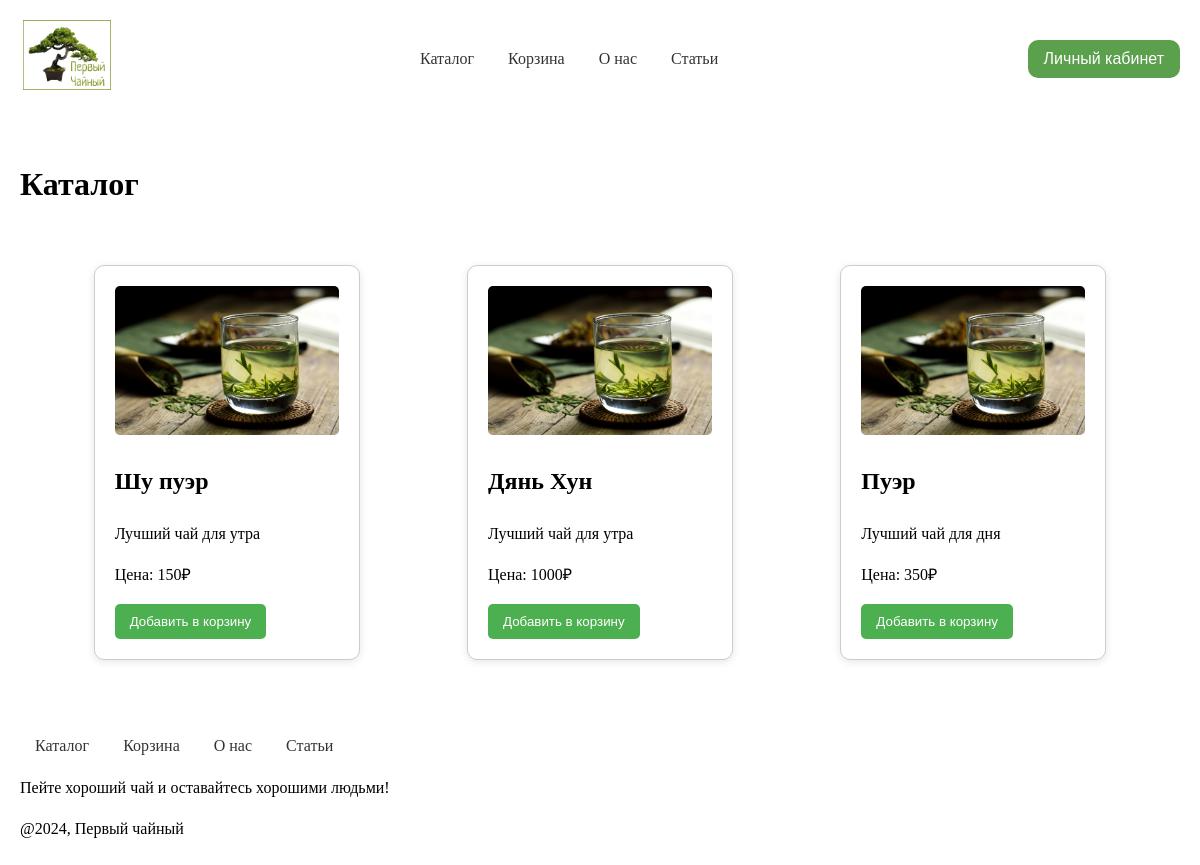
The page /showcase on the database its author committed.
### models/catalog.py (models this page shows, shortened)
class Product(db.Model):
    __tablename__ = 'products'
    id = db.Column(db.Integer, index=True, primary_key=True)
    name = db.Column(db.String, index=True)
    category_id = db.Column(db.Integer, ForeignKey("categories.id"))
    price = db.Column(db.Integer)
    image = db.Column(db.String)
    description = db.Column(db.String(1000), nullable=True)
    category = relationship("Category", back_populates="products")
    cart_items = relationship('CartItem', back_populates='product', lazy=True)

### routers/catalog.py (the view)
@category_bp.route('/showcase', methods=['GET'])
def get_products():
    all_products = Product.query.all()
    if current_user.is_authenticated and current_user.carts:
        cart_id = current_user.carts[0].id
    else:
        cart_id = None
    return render_template(
        'catalog/showcase.html',
        products=all_products,
        cart_id=cart_id
    )

### templates/catalog/showcase.html (shortened to what this page needs)
{% extends "catalog/base.html" %}
{% block content %}
<h1>Каталог</h1>
<div class="product-container">
    {% for product in products %}
    <div class="product-card">
        <img src="static/images/{{ product.image }}.jpg" alt="{{ product.name }}">
        <h2>{{ product.name }}</h2>
        <p>{{ product.description }}</p>
        <p>Цена: {{ product.price }}₽</p>
        <button type="button" class="btncart" onclick="addToCart('{{ cart_id }}', '{{ product.id }}')">
            Добавить в корзину
        </button>
    </div>
    {% endfor %}
</div>
{% endblock %}

### templates/catalog/base.html (style rules this page uses)
body { font-family: Montserrat; line-height: 1.6; margin: 0; padding: 0; }
.product-container { display: flex; flex-wrap: wrap; justify-content: space-around; padding: 20px; }
.product-card { border: 1px solid #ccc; border-radius: 10px; background-color: white; margin: 13px; padding: 20px; width: 20%; box-shadow: 0 2px 8px rgba(0, 0, 0, 0.1); transition: transform 0.3s; }
.product-card img { max-width: 100%; height: auto; border-radius: 5px; }
.btncart { background-color: #4CAF50; color: white; padding: 10px 15px; border: none; border-radius: 5px; cursor: pointer; }

### rows shown on the page
Product: name "Шу пуэр", description "Лучший чай для утра", price "150"
Product: name "Дянь Хун", description "Лучший чай для утра", price "1000"
Product: name "Пуэр", description "Лучший чай для дня", price "350"
